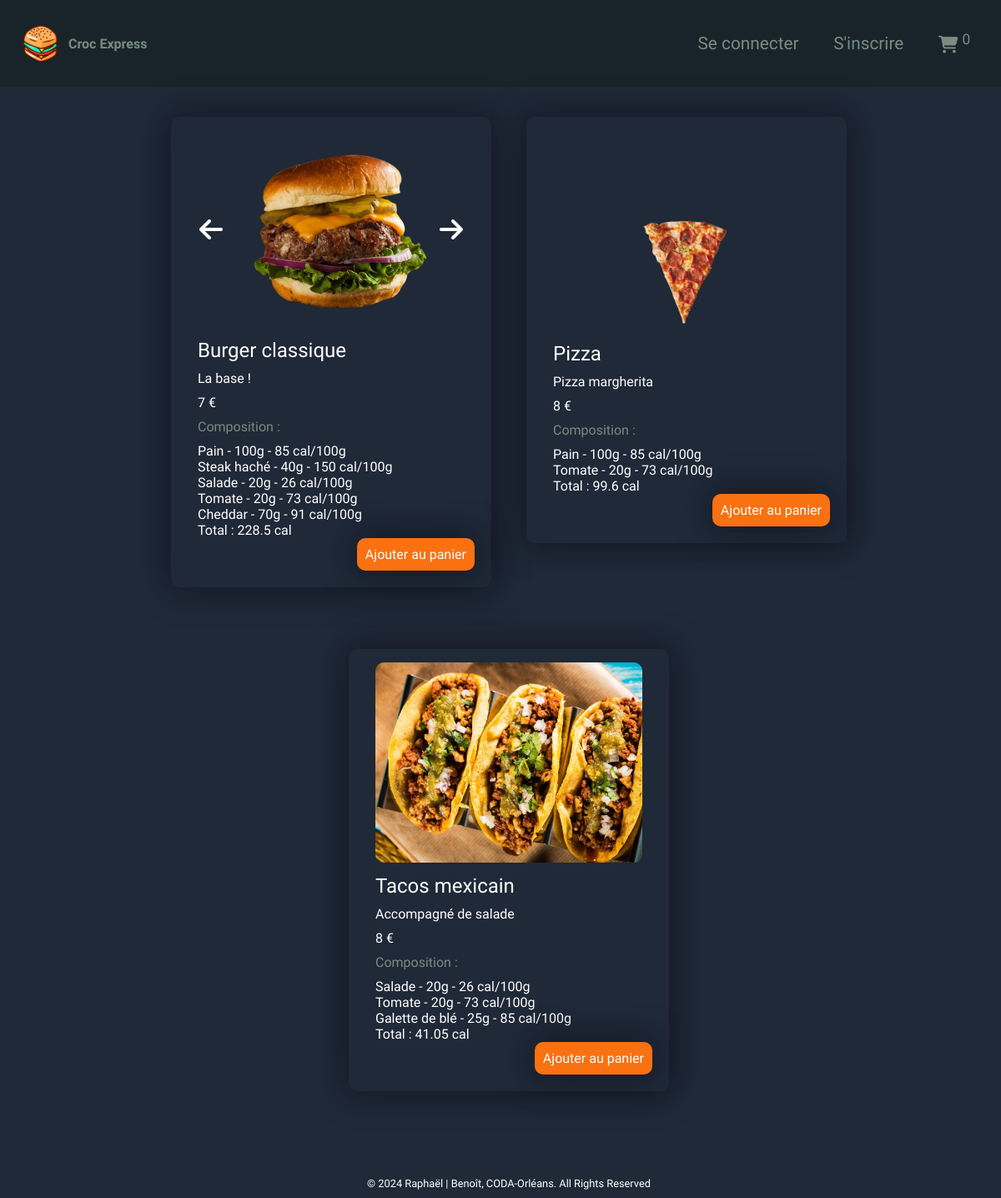
The app's page /?page=show_products&category_id=1 with its own data.
### tables this page shows
CREATE TABLE `products` (
  `id` int(11) NOT NULL,
  `name` varchar(100) NOT NULL,
  `description` varchar(255) NOT NULL,
  `price` float NOT NULL,
  `buying_price` float NOT NULL,
  `category_id` int(11) NOT NULL,
  `is_hidden` tinyint(1) DEFAULT '0'
);

CREATE TABLE `products_images` (
  `id` int(11) NOT NULL,
  `product_id` int(11) NOT NULL,
  `image` varchar(255) NOT NULL
);

CREATE TABLE `foods` (
  `id` int(11) NOT NULL,
  `name` varchar(100) NOT NULL,
  `lipid` int(11) NOT NULL,
  `protein` int(11) NOT NULL,
  `carbohydrate` int(11) NOT NULL,
  `weight` int(11) NOT NULL,
  `is_hidden` tinyint(1) DEFAULT '0'
);

### src/controllers/show_products_controller.php (called while the page is built, shortened)
<?php
$productsManager = new ProductManager($bdd, 'products');
$productImageManager = new ProductImageManager($bdd, 'product_image');
$totalCalories = 0;
if (!empty($_GET['category_id']) && is_numeric($_GET['category_id'])) {
    $products = $productsManager->getProductsByCategoryId($_GET['category_id'], true);
}
require PATH_VIEWS . 'show_products.php';

### public/index.php (called while the page is built, shortened)
<?php
require PATH_TO_PRIVATE . "core/DBconnection.php";
require "imports.php";
require PATH_VIEWS . 'layout.php';

### src/classes/managers/Manager.class.php (called while the page is built, shortened)
<?php
abstract class Manager
{
    public function __construct(PDO $database_connection, string $table)
    {
        $this->bdd = $database_connection;
    }
}

### src/classes/managers/ProductManager.class.php (called while the page is built, shortened)
<?php
class ProductManager extends Manager
{
    public function getProductsByCategoryId(int $category_id, bool $onlyNotHidden = false): array
    {
        if ($onlyNotHidden) {
            $query = "SELECT p.* FROM products as p INNER JOIN categories as c ON p.category_id = c.id WHERE c.id = :category_id AND NOT p.is_hidden";
        } else {
            $query = "SELECT p.* FROM products as p INNER JOIN categories as c ON p.category_id = c.id WHERE c.id = :category_id";
        }
        $response = $this->bdd->prepare($query);
        $response->execute([
            'category_id' => $category_id
        ]);
        return $response->fetchAll(PDO::FETCH_ASSOC);
    }
}

### src/classes/managers/ProductImageManager.class.php (called while the page is built, shortened)
<?php
class ProductImageManager extends Manager
{
    public function getImagesByProductId(int $product_id): array
    {
        $query = "SELECT DISTINCT i.* FROM products_images as i INNER JOIN products as p WHERE i.product_id = :product_id";
        $response = $this->bdd->prepare($query);
        $response->execute([
            'product_id' => $product_id
        ]);
        return $response->fetchAll();
    }
}

### public/imports.php (called while the page is built, shortened)
<?php
require PATH_TO_PRIVATE . 'classes/managers/UserManager.class.php';
require PATH_TO_PRIVATE . "classes/managers/ProductManager.class.php";
require PATH_TO_PRIVATE . "classes/managers/ProductFoodManager.class.php";
require PATH_TO_PRIVATE . "classes/managers/ProductImageManager.class.php";
require PATH_TO_PRIVATE . "classes/Calories.class.php";
$productFoodManager = new ProductFoodManager($bdd, "products_foods");

### src/classes/managers/ProductFoodManager.class.php (called while the page is built, shortened)
<?php
class ProductFoodManager extends Manager
{
    public function getAllFoodDatasOfProduct(int $product_id): array
    {
        $query = "SELECT f.* FROM foods as f
        INNER JOIN products_foods as pf ON pf.food_id = f.id
        INNER JOIN products as p ON p.id = pf.product_id WHERE p.id =:product_id";
        $response = $this->bdd->prepare($query);
        $response->execute([
            'product_id' => $product_id
        ]);
        return $response->fetchAll();
    }
}

### src/classes/Calories.class.php (called while the page is built)
<?php
class Calories
{
    public static function calculateCalories($grams, $caloriesPer100g): float|int
    {
        return $grams * $caloriesPer100g;
    }
    public static function calculateTotalCaloriesPerAliment($data): float|int
    {
        $lipidCalories = Calories::calculateCalories($data["lipid"], 9);
        $carboCalories = Calories::calculateCalories($data["carbohydrate"], 4);
        $proteinCalories = Calories::calculateCalories($data["protein"], 4);
        return $lipidCalories + $carboCalories + $proteinCalories;
    }
}

### src/views/show_products.php (the view, shortened to what this page needs)
<?php
if (isset($products)) { ?>
    <div class="container">
        <?php foreach ($products as $product) { ?>
            <div class="card-products">
                <?php
                $images = $productImageManager->getImagesByProductId($product['id']);
                $foods = $productFoodManager->getAllFoodDatasOfProduct($product['id']);
                ?>
                <div class="card-header">
                    <?php if (count($images) > 1) { ?>
                        <section class="slider-wrapper">
                            <button class="slide-arrow slide-arrow-prev">
                                <i class="fa-solid fa-arrow-left carousel-arrows"
                                   id="arrow-left<?= $product['id'] ?>"></i>
                            </button>
                            <button class="slide-arrow slide-arrow-next">
                                <i class="fa-solid fa-arrow-right carousel-arrows"
                                   id="arrow-right<?= $product['id'] ?>"></i>
                            </button>
                            <ul class="slides-container" id="slides-container-<?= $product['id'] ?>">
                                <?php foreach ($images as $image) { ?>
                                    <li class="slide slide-<?= $product['id'] ?>"><img
                                                src="<?= PATH_IMAGES . $image['image'] ?>"
                                                alt="product_<?= $product['id'] ?>"></li>
                                <?php } ?>
                            </ul>
                        </section>
                    <?php } else { ?>
                        <?php if (count($images) === 0) { ?>
                            <h2>Aucune image pour ce produit</h2>
                        <?php } else { ?>
                            <img src="<?= PATH_IMAGES . $images[0]['image'] ?>" alt="product_<?= $product['id'] ?>">
                        <?php } ?>
                    <?php } ?>
                </div>
                <div class="card-body">
                    <h3>
                        <?= $product['name'] ?>
                    </h3>
                    <p>
                        <?= $product['description'] ?>
                    </p>
                    <p>
                        <?= $product['price'] ?> €
                    </p>
                    <?php if (count($foods) > 0) { ?>
                        <p class="grey-text">Composition :</p>
                        <p>
                            <?php foreach ($foods as $food) { ?>
                                <?php
                                $calories = Calories::calculateTotalCaloriesPerAliment($food);
                                $totalCalories += $calories * ($food["weight"] / 100); ?>
                                <?= $food['name'] . ' -' ?>
                                <?= $food['weight'] . 'g -' ?>
                                <?= $calories . ' cal/100g' ?> <br>
                            <?php } ?>
                            Total :
                            <?= $totalCalories . ' cal' ?>
                        </p>
                        <?php
                        $totalCalories = 0;
                        ?>
                    <?php } ?>
                    <button type="button" class="add-cart-button" id="<?= 'button-' . $product['id'] ?>">Ajouter au
                        panier
                    </button>
                </div>
            </div>
        <?php } ?>
    </div>
<?php } else if (!empty($menuProducts)) { ?>
    <div class="container">
        <?php foreach ($menuProducts as $menuProduct) { ?>
            <div class="card-products">
                <?php
                $images = $productImageManager->getImagesByProductId($menuProduct['id']);
                $foods = $productFoodManager->getAllFoodDatasOfProduct($menuProduct['id']);
                ?>
                <div class="card-header">
                    <?php if (count($images) > 1) { ?>
                        <section class="slider-wrapper">
                            <button class="slide-arrow slide-arrow-prev">
                                <i class="fa-solid fa-arrow-left carousel-arrows"
                                   id="arrow-left<?= $menuProduct['id'] ?>"></i>
                            </button>
                            <button class="slide-arrow slide-arrow-next">
                                <i class="fa-solid fa-arrow-right carousel-arrows"
                                   id="arrow-right<?= $menuProduct['id'] ?>"></i>
                            </button>
                            <ul class="slides-container" id="slides-container-<?= $menuProduct['id'] ?>">
                                <?php foreach ($images as $image) { ?>
                                    <li class="slide slide-<?= $menuProduct['id'] ?>"><img
                                                src="<?= PATH_IMAGES . $image['image'] ?>"
                                                alt="product_<?= $menuProduct['id'] ?>"></li>
                                <?php } ?>
                            </ul>
                        </section>
                    <?php } else { ?>
                        <?php if (count($images) === 0) { ?>
                            <h2>Aucune image pour ce produit</h2>
                        <?php } else { ?>
                            <img src="<?= PATH_IMAGES . $images[0]['image'] ?>" alt="product_<?= $menuProduct['id'] ?>">
                        <?php } ?>
                    <?php } ?>
                </div>
                <div class="card-body">
                    <h3>
                        <?= $menuProduct['name'] ?>
                    </h3>
                    <p>
                        <?= $menuProduct['description'] ?>
                    </p>
                    <p>
                        <?= $menuProduct['price'] ?> €
                    </p>
                    <?php if (count($foods) > 0) { ?>
                        <p class="grey-text">Composition :</p>
                        <p>
                            <?php foreach ($foods as $food) { ?>
                                <?php
                                $calories = Calories::calculateTotalCaloriesPerAliment($food);
                                $totalCalories += $calories * ($food["weight"] / 100); ?>
                                <?= $food['name'] . '-' ?>
                                <?= $food['weight'] . 'g -' ?>
                                <?= $calories . ' cal/100g' ?> <br>
                            <?php } ?>
                            Total :
                            <?= $totalCalories . ' cal' ?>
                        </p>
                        <?php
                        $totalCalories = 0;
                        ?>
                    <?php } ?>
                </div>
            </div>
        <?php } ?>
    </div>
<?php } ?>

### src/styles/style.css (style rules this page uses)
* { margin: 0; padding: 0; color: #FFF; font-family: "Work Sans", sans-serif; }
button { border: none; outline: none; cursor: pointer; }
body { background-color: #1f2937; }
.container { display: flex; justify-content: center; gap: 10px; flex-wrap: wrap; transition: 0.7s; padding-bottom: 10vh; }
.card, .card-products, .card-orders { position: relative; background-color: #1f2937; border-radius: 10px; box-shadow: 0 0 40px rgba(8, 7, 16, 0.6); padding: 1rem 2rem 1rem 2rem; width: 20em; margin: 1rem 1rem 3rem 1rem; display: flex; flex-direction: column; justify-content: space-around; align-items: stretch; }
.card-products { height: 60%; }
.card img, .card-products img { width: 100%; border-radius: 10px; user-select: none; }
.card-header { text-align: center; }
.card-body { padding-top: 10px; display: flex; flex-direction: column; gap: 10px; }
.add-cart-button { position: absolute; color: #FFF; background-color: #f97111; right: 20px; bottom: 20px; border-radius: 10px; padding: 10px; cursor: pointer; transition: 0.3s; box-shadow: 0 0 40px rgba(8, 7, 16, 0.6); font-size: 1em; }
h3 { font-size: 1.5em; font-weight: 400; font-synthesis: none; text-rendering: optimizeLegibility; -webkit-font-smoothing: antialiased; -moz-osx-font-smoothing: grayscale; }
.slider-wrapper { position: relative; user-select: none; overflow: hidden; }
.slides-container { width: 100%; display: flex; list-style: none; user-select: none; overflow: scroll; scroll-behavior: smooth; }
.slide { flex: 1 0 100%; display: flex; user-select: none; align-items: center; }
.card-header img { max-height: 30vh; width: 100%; object-fit: contain; user-select: none; }
.slides-container { scrollbar-width: none; -ms-overflow-style: none; }
.slide-arrow { user-select: none; position: absolute; top: 0; bottom: 0; margin: auto; height: 4rem; border: none; font-size: 2rem; cursor: pointer; background-color: transparent; }
.carousel-arrows { user-select: none; color: #FFF; }
.slide-arrow-prev { left: 2px; }
.slide-arrow-next { right: 2px; }
.card-products { padding-bottom: 5%; }
.grey-text { color: #788c82; }

### records on screen
products: name "Burger classique", description "La base !", price "7", totalCalories "228.5"
products_images: image (picture)
foods: name "Pain", weight "100", calories "85"
foods: name "Steak haché", weight "40", calories "150"
foods: name "Salade", weight "20", calories "26"
foods: name "Tomate", weight "20", calories "73"
foods: name "Cheddar", weight "70", calories "91"
products: products_images.image (picture), name "Pizza", description "Pizza margherita", price "8", totalCalories "99.6"
products: products_images.image (picture), name "Tacos mexicain", description "Accompagné de salade", price "8", totalCalories "41.05"
foods: name "Galette de blé", weight "25", calories "85"

### other values on screen
$total "0"
